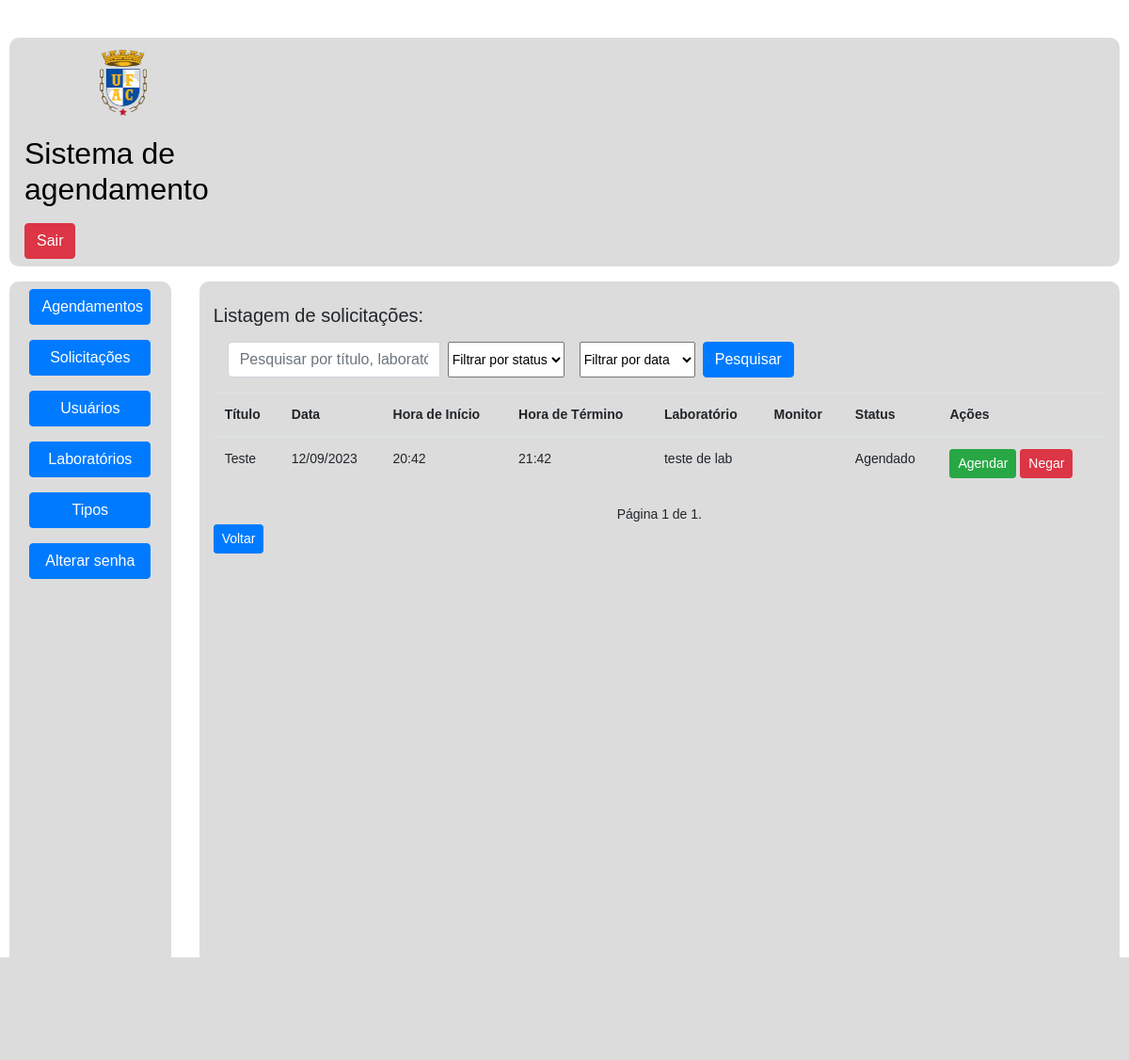
/listar_solicitacao/, run on the app's committed database.
### secretaria/models.py (models this page shows, shortened)
class Agendamento(models.Model):
    titulo = models.CharField(max_length=200)
    data = models.DateField()
    hora_inicio = models.TimeField()
    hora_fim = models.TimeField()
    laboratorio = models.ForeignKey(Laboratorio, on_delete=models.CASCADE)
    tipo = models.ForeignKey(Tipo, on_delete=models.CASCADE)
    user = models.ForeignKey(User, on_delete=models.CASCADE, null=True, blank=True)
    status = models.CharField(max_length=30)
    opicional = models.TextField(null=True, blank=True)
    class Meta:
        verbose_name = 'Agendamento'
        verbose_name_plural = 'Agendamentos'
        ordering = ['-data']

### laboratorio/models.py (models this page shows)
class Laboratorio(models.Model):
    name = models.CharField(max_length=60)
    qt_maquinas = models.IntegerField(blank=False, null=False)  # blank= não obrigatorio/null=aceita valor nulo
    class Meta:
        verbose_name = 'Laboratorio'
        verbose_name_plural = 'Laboratorio'
        ordering = ['id']
    def __str__(self):
        return self.name

### secretaria/views.py (the view)
# urls.py: path('listar_solicitacao/', views.listar_solicitacao, name='listar_solicitacao'),
def listar_solicitacao(request):
    template_name = 'solicitacao.html'
    query = request.POST.get('query')
    status1 = request.POST.get('status1')
    data = request.POST.get('data')
    data_atual = timezone.now()
    consulta = Agendamento.objects.filter(tipo__titulo='Monitoria')
    if data == 'hoje':
        consulta = consulta.filter(data=data_atual.date())
    elif data == 'proxima_semana':
        data_futuro = data_atual + timedelta(days=7)
        consulta = consulta.filter(data__range=[data_atual.date(), data_futuro.date()])
    elif data == 'proxima_mes':
        data_futuro = data_atual + timedelta(days=30)
        consulta = consulta.filter(data__range=[(data_atual + timedelta(days=1)).date(), data_futuro.date()])
    elif data == 'semana_anterior':
        data_passado = data_atual - timedelta(days=7)
        consulta = consulta.filter(data__range=[data_passado.date(), (data_atual - timedelta(days=1)).date()])
    elif data == 'mes_anterior':
        data_passado = data_atual - timedelta(days=30)
        consulta = consulta.filter(data__range=[data_passado.date(), (data_atual - timedelta(days=1)).date()])
    elif data == 'todas':
        pass
    if query:
        consulta = consulta.filter(
            Q(titulo__icontains=query) |
            Q(user__last_name__icontains=query) |
            Q(user__first_name__icontains=query) |
            Q(laboratorio__name__icontains=query))
    if status1:
        consulta = consulta.filter(status=status1)
    paginator = Paginator(consulta, 10)
    page_number = request.GET.get("page")
    agendamentos = paginator.get_page(page_number)
    context = {
        'agendamentos': agendamentos
    }
    return render(request, template_name, context)

### secretaria/templates/solicitacao.html (shortened to what this page needs)
{% extends 'secretaria/base_secretaria.html' %}
{% block container %}
    <div class="container">
    <h5 class="mt-4">Listagem de solicitações:</h5>
    <table class="table table-striped4">
        <thead>
            <tr>
                <th scope="col">Título</th>
                <th scope="col">Data</th>
                <th scope="col">Hora de Início</th>
                <th scope="col">Hora de Término</th>
                <th scope="col">Laboratório</th>
                <th scope="col">Monitor</th>
                <th scope="col">Status</th>
                <th scope="col " class="">Ações</th>
            </tr>
        </thead>
        <tbody>
            {% for agendamento in agendamentos %}
            <tr>
                <td>{{ agendamento.titulo }}</td>
                <td>{{ agendamento.data|date:"d/m/Y" }}</td>
                <td>{{ agendamento.hora_inicio }}</td>
                <td>{{ agendamento.hora_fim }}</td>
                 <td>{{ agendamento.laboratorio }}</td>
                 <td>{{ agendamento.user.get_full_name }}</td>
                 <td>{{ agendamento.status }}</td>
                <td>
                    <div class="d-inline-block">
                        <form id="SolicitaForm{{ agendamento.id }}" action="{% url 'secretaria:conf_solicitacao' agendamento.id %}" method="post">
                            <button type="button" class="btn btn-success btn-sm" data-toggle="modal" onclick="SolicitaModal({{ agendamento.id }})">
                                Agendar
                            </button>
                        </form>
                    </div>
                    <div class="d-inline-block ">
                        <form id="NegarForm{{ agendamento.id }}" action="{% url 'secretaria:negar_solicitacao' agendamento.id %}" method="post">
                            <button type="button" class="btn btn-danger btn-sm" data-toggle="modal" onclick="NegarModal({{ agendamento.id }})">
                                Negar
                            </button>
                    </form>
                    </div>
                </td>
            </tr>
            {% endfor %}
        </tbody>
            <div class="container mt-3">
            <div class="row my-3">
                <div class="col-md-8">
                    <form method="POST" class="form-inline">
                        <div class="input-group">
                            <input type="text" name="query" placeholder="Pesquisar por título, laboratório e monitor" class="form-control" value="{{ query|default:'' }}">
                            <select name="status1" class="form-select mx-2">
                                <option value="">Filtrar por status</option>
                            </select>
                            <select name="data" class="form-select mx-2">
                                <option value="">Filtrar por data</option>
                            </select>
                            <button type="submit" class="btn btn-primary">Pesquisar</button>
                        </div>
                    </form>
                </div>
            </div>
        </div>
    </table>
    <div class="pagination d-flex justify-content-center align-items-center">
            <span class="step-links">
                <span class="current">
                    Página {{ agendamentos.number }} de {{ agendamentos.paginator.num_pages }}.
                </span>
            </span>
      </div>
    <div class="text-left">
        <a href="{% url 'secretaria:pag_secretaria' %}" class="btn btn-primary btn-sm">Voltar</a>
    </div>
    </div>
{% endblock %}

### static/css/personalizado.css (style rules this page uses)
body { margin: 40px 10px; padding: 0; font-family: Arial, Helvetica Neue, Helvetica, sans-serif; font-size: 14px; }

### calendario/static/css/calendario.css (style rules this page uses)
body { background: white; }

### data on the page
Agendamento: titulo "Teste", data "12/09/2023", hora_inicio "20:42", hora_fim "21:42", laboratorio "teste de lab", status "Agendado"

### other printed values
{{ agendamentos.number }} "1"
{{ agendamentos.paginator.num_pages }} "1"
